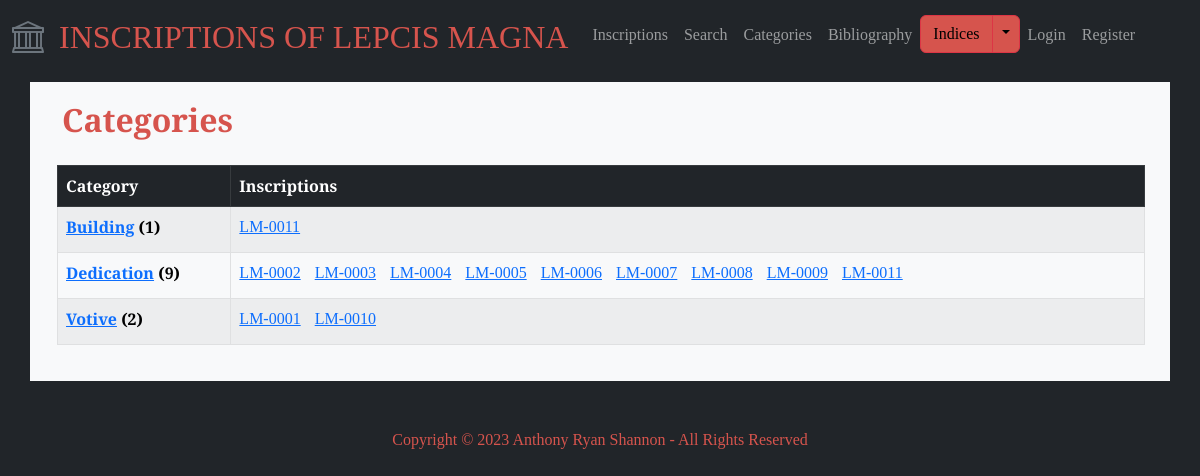
The page /categories on the database its author committed.
### lepcismagna/models.py (models this page shows, shortened)
class Category(models.Model):
    class Meta:
        verbose_name_plural = 'categories'
    name = models.CharField(max_length=100)
    inscriptions = models.ManyToManyField('Inscription', blank=True)

class Inscription(models.Model):
    entry_creation_time = models.DateTimeField(auto_now_add=True)
    entry_creator = models.ForeignKey(User, on_delete=models.CASCADE, blank=True, null=True)
    is_validated = models.BooleanField(default=False)
    inscription_id = models.CharField(max_length=20, blank=True)
    title = models.CharField(max_length=100, blank=True)
    description = models.TextField(blank=True)
    materials = models.ManyToManyField('Material', blank=True, related_name='materials')
    object_types = models.ManyToManyField('ObjectType', blank=True, related_name='object_types')
    text = models.TextField(blank=True)
    techniques = models.ManyToManyField('Technique', blank=True, related_name='techniques')
    letters = models.TextField(blank=True)
    languages = models.ManyToManyField('Language', blank=True, related_name='languages')
    date = models.CharField(max_length=100)
    findspot_description = models.TextField(blank=True)
    associated_inscriptions = models.ManyToManyField('self', blank=True)
    original_location = models.CharField(max_length=255)
    last_recorded_location = models.CharField(max_length=255)
    repositories = models.ManyToManyField('Repository', blank=True, related_name='repositories')
    categories = models.ManyToManyField('Category', blank=True, related_name='categories')
    transcription_interpretive = models.TextField(blank=True)
    transcription_diplomatic = models.TextField(blank=True)
    transcription_appcrit = models.TextField(blank=True)
    translation_english = models.TextField(blank=True)
    commentary = models.TextField(blank=True)
    epigraphic_references = models.ManyToManyField('EpigraphicReference', blank=True, related_name='epigraphic_references')
    bibliography_text = models.TextField(blank=True)
    bibliography_entries = models.ManyToManyField('Bibliography', blank=True, related_name='bibliography_entries')
    images = models.ManyToManyField('Image', blank=True, related_name='images')
    abbreviations = models.ManyToManyField('Abbreviation', blank=True, related_name='abbreviations')
    age_at_death = models.ManyToManyField('AgeAtDeath', blank=True, related_name='age_at_death')
    divine_sacred_beings = models.ManyToManyField('DivineSacredBeing', blank=True, related_name='divine_sacred_beings')
    emperors_imperial_family = models.ManyToManyField('EmperorImperialFamily', blank=True, related_name='emperors_imperial_family')
    erasures = models.ManyToManyField('Erasure', blank=True, related_name='erasures')
    findspots = models.ManyToManyField('Findspot', blank=True, related_name='findspots')
    fragments = models.ManyToManyField('Fragment', blank=True, related_name='fragments')
    organizations = models.ManyToManyField('Organization', blank=True, related_name='organizations')
    people = models.ManyToManyField('Person', blank=True, related_name='people')
    personal_names = models.ManyToManyField('PersonalName', blank=True, related_name='personal_names')
    place_names = models.ManyToManyField('PlaceName', blank=True, related_name='place_names')
    symbols = models.ManyToManyField('Symbol', blank=True, related_name='symbols')
    words = models.ManyToManyField('Word', blank=True, related_name='words')

### lepcismagna/views.py (the view)
# urls.py: path("categories", views.categories, name="categories"),
def categories(request):
    categories = Category.objects.all()
    return render(request, "lepcismagna/categories.html", {"categories": categories})

### lepcismagna/templates/lepcismagna/categories.html
{% extends "lepcismagna/layout.html" %} {% block body %}
<div class="index-header">
  <h2>Categories</h2>
</div>
<table class="table table-striped table-hover table-bordered">
  <thead class="table-dark">
    <tr>
      <th scope="col">Category</th>
      <th scope="col">Inscriptions</th>
    </tr>
  </thead>
  <tbody class="table-light">
    {% for category in categories %}
    {% if category.inscriptions.all %}
    <tr>
      <th scope="row">
        <a href="{% url 'category_view' category.name %}" class="category-link"
          >{{ category.name }}</a
        > ({{ category.inscriptions.all|length }})
      </th>
      <td>
        <ul id="index-inscription-list">
          {% for inscription in category.inscriptions.all %}
          <li class="inscription-list-item">
            <a href="{% url 'inscription_detail' inscription.inscription_id|default:'No inscription ID' %}">
              {{ inscription.inscription_id }}
            </a>
          </li>
          {% endfor %}
        </ul>
      </td>
    </tr>
    {% endif %}
    {% endfor %}
  </tbody>
</table>
{% endblock %}

### lepcismagna/static/lepcismagna/styles.css (style rules this page uses)
body { font-family: "EB Garamond", serif; font-style: normal; font-variant: normal; }
h2 { color: #d6544d; font-size: 32px; font-weight: 700; line-height: 35px; padding: 10px; }
li:not(last-child) { margin-bottom: 5px; }
.index-header { padding: 10px; }
.inscription-list-item { display: inline-block; margin-right: 10px; }
.table { margin-left: 15px; width: 97.5%; }
#inscriptions-list, #index-inscription-list, #category-items, #dossier-list { list-style: none; padding-left: 0; margin: 0; }

### rows shown on the page
Category: name "Building", inscriptions.all|length "1"
Inscription: inscription_id "LM-0011"
Category: name "Dedication", inscriptions.all|length "9"
Inscription: inscription_id "LM-0002"
Inscription: inscription_id "LM-0003"
Inscription: inscription_id "LM-0004"
Inscription: inscription_id "LM-0005"
Inscription: inscription_id "LM-0006"
Inscription: inscription_id "LM-0007"
Inscription: inscription_id "LM-0008"
Inscription: inscription_id "LM-0009"
Category: name "Votive", inscriptions.all|length "2"
Inscription: inscription_id "LM-0001"
Inscription: inscription_id "LM-0010"
